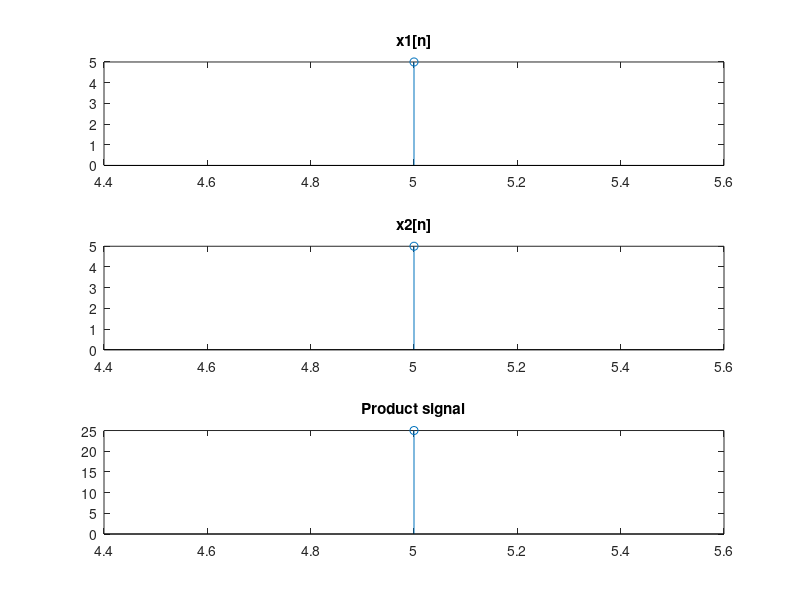

Reproduce this figure in MATLAB.
x1=input('Enter the first sequence:');
n1=input('Enter the time period of first sequence:');
x2=input('Enter the second sequence:');
n2=input('Enter the time period of the second sequence:');
n_start=min(n1(1),n2(1));
n_end=max(n1(end),n2(end));
n=n_start:n_end;
x1n=input('Enter the modified first signal:');
x2n=input('Enter the modified second signal:');
yn=x1n.*x2n;
subplot(3,1,1)
stem(n,x1n)
title('x1[n]')
subplot(3,1,2)
stem(n,x2n)
title('x2[n]')
subplot(3,1,3)
stem(n,yn)
title('Product signal')
